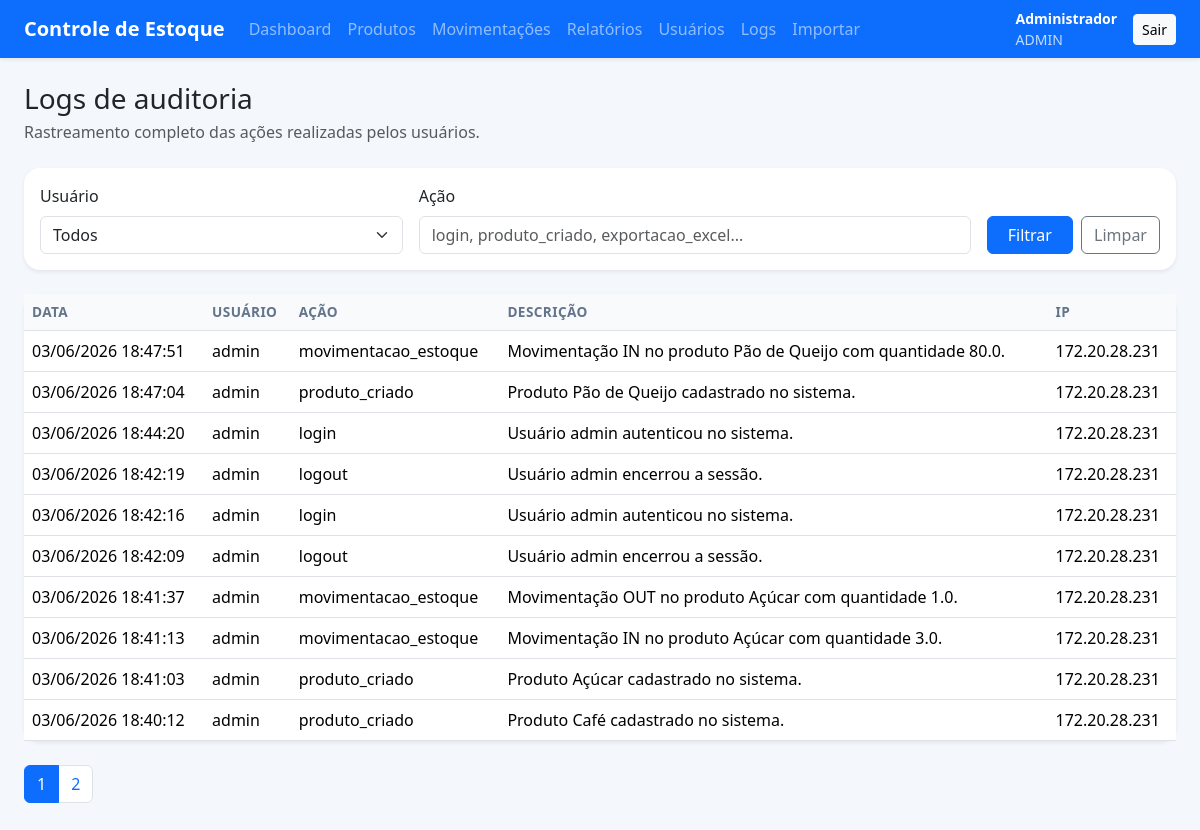
Screenshot of /logs (signed in) with the database file from the repository.
### app/models.py (models this page shows, shortened)
class User(UserMixin, db.Model):
    __tablename__ = "users"
    id = db.Column(db.Integer, primary_key=True)
    username = db.Column(db.String(80), unique=True, nullable=False, index=True)
    full_name = db.Column(db.String(120), nullable=False)
    password_hash = db.Column(db.String(255), nullable=False)
    role = db.Column(db.String(20), nullable=False, default="user", index=True)
    is_active_user = db.Column(db.Boolean, nullable=False, default=True)
    created_at = db.Column(db.DateTime, default=datetime.utcnow, nullable=False)
    last_login = db.Column(db.DateTime)
    movements = db.relationship("StockMovement", back_populates="user", lazy=True)
    logs = db.relationship("ActionLog", back_populates="user", lazy=True)
    @property
    def is_active(self):
        return self.is_active_user

class ActionLog(db.Model):
    __tablename__ = "action_logs"
    id = db.Column(db.Integer, primary_key=True)
    user_id = db.Column(db.Integer, db.ForeignKey("users.id"), nullable=True, index=True)
    action = db.Column(db.String(80), nullable=False, index=True)
    entity_type = db.Column(db.String(50))
    entity_id = db.Column(db.Integer)
    description = db.Column(db.Text, nullable=False)
    ip_address = db.Column(db.String(50))
    created_at = db.Column(db.DateTime, default=datetime.utcnow, nullable=False, index=True)
    user = db.relationship("User", back_populates="logs")

### app/routes.py (the view)
@main_bp.route("/logs")
@login_required
@admin_required
def logs_list():
    page = request.args.get("page", 1, type=int)
    user_id = request.args.get("user_id", "")
    action = request.args.get("action", "").strip()
    query = ActionLog.query.join(User, ActionLog.user_id == User.id, isouter=True)
    if user_id:
        query = query.filter(ActionLog.user_id == int(user_id))
    if action:
        query = query.filter(ActionLog.action.ilike(f"%{action}%"))
    pagination = query.order_by(ActionLog.created_at.desc()).paginate(
        page=page,
        per_page=current_app.config["ITEMS_PER_PAGE"],
        error_out=False,
    )
    return render_template(
        "logs.html",
        pagination=pagination,
        logs=pagination.items,
        users=User.query.order_by(User.username.asc()).all(),
        selected_user_id=user_id,
        action=action,
    )

### app/models.py (called while the page is built)
@login_manager.user_loader
def load_user(user_id):
    return User.query.get(int(user_id))

### templates/logs.html (shortened to what this page needs)
{% extends 'base.html' %}
{% block content %}
<div class="d-flex flex-wrap justify-content-between align-items-center mb-4 gap-3">
    <div>
        <h1 class="h3 mb-1">Logs de auditoria</h1>
        <p class="text-muted mb-0">Rastreamento completo das ações realizadas pelos usuários.</p>
    </div>
</div>
<div class="card border-0 shadow-sm mb-4">
    <div class="card-body">
        <form method="get" class="row g-3">
            <div class="col-md-4">
                <label class="form-label">Usuário</label>
                <select class="form-select" name="user_id">
                    <option value="">Todos</option>
                </select>
            </div>
            <div class="col-md-6">
                <label class="form-label">Ação</label>
                <input class="form-control" name="action" value="{{ action }}" placeholder="login, produto_criado, exportacao_excel...">
            </div>
            <div class="col-md-2 d-flex align-items-end gap-2">
                <button class="btn btn-primary flex-grow-1">Filtrar</button>
                <a class="btn btn-outline-secondary" href="{{ url_for('main.logs_list') }}">Limpar</a>
            </div>
        </form>
    </div>
</div>
<div class="card border-0 shadow-sm">
    <div class="table-responsive">
        <table class="table align-middle mb-0">
            <thead>
                <tr>
                    <th>Data</th>
                    <th>Usuário</th>
                    <th>Ação</th>
                    <th>Descrição</th>
                    <th>IP</th>
                </tr>
            </thead>
            <tbody>
                {% for log in logs %}
                <tr>
                    <td>{{ log.created_at.strftime('%d/%m/%Y %H:%M:%S') }}</td>
                    <td>{{ log.user.username if log.user else 'Sistema' }}</td>
                    <td>{{ log.action }}</td>
                    <td>{{ log.description }}</td>
                    <td>{{ log.ip_address or '-' }}</td>
                </tr>
                {% else %}
                <tr><td colspan="5" class="text-center text-muted py-4">Nenhum log encontrado.</td></tr>
                {% endfor %}
            </tbody>
        </table>
    </div>
</div>
{% if pagination.pages > 1 %}
<nav class="mt-4">
    <ul class="pagination">
        {% for p in pagination.iter_pages(left_edge=1, left_current=2, right_current=2, right_edge=1) %}
            {% if p %}
            <li class="page-item {% if p == pagination.page %}active{% endif %}"><a class="page-link" href="{{ url_for('main.logs_list', page=p, user_id=selected_user_id, action=action) }}">{{ p }}</a></li>
            {% else %}
            <li class="page-item disabled"><span class="page-link">…</span></li>
            {% endif %}
        {% endfor %}
    </ul>
</nav>
{% endif %}
{% endblock %}

### templates/base.html (shortened to what this page needs)
<!doctype html>
<html lang="pt-BR">
<head>
    <link href="https://cdn.jsdelivr.net/npm/bootstrap@5.3.3/dist/css/bootstrap.min.css" rel="stylesheet">
    <link href="https://cdn.jsdelivr.net/npm/bootstrap-icons@1.11.3/font/bootstrap-icons.css" rel="stylesheet">
    <link href="{{ url_for('static', filename='style.css') }}" rel="stylesheet">
</head>
<body>
<nav class="navbar navbar-expand-lg navbar-dark bg-primary shadow-sm">
    <div class="container-fluid px-4">
        <a class="navbar-brand fw-semibold" href="{{ url_for('main.dashboard') }}">{{ app_name }}</a>
        {% if current_user.is_authenticated %}
        <div class="collapse navbar-collapse" id="menu">
            <ul class="navbar-nav me-auto mb-2 mb-lg-0">
                <li class="nav-item"><a class="nav-link" href="{{ url_for('main.dashboard') }}">Dashboard</a></li>
                <li class="nav-item"><a class="nav-link" href="{{ url_for('main.products_list') }}">Produtos</a></li>
                <li class="nav-item"><a class="nav-link" href="{{ url_for('main.movements_list') }}">Movimentações</a></li>
                <li class="nav-item"><a class="nav-link" href="{{ url_for('main.reports') }}">Relatórios</a></li>
                {% if current_user.role == 'admin' %}
                <li class="nav-item"><a class="nav-link" href="{{ url_for('main.users_list') }}">Usuários</a></li>
                <li class="nav-item"><a class="nav-link" href="{{ url_for('main.logs_list') }}">Logs</a></li>
                <li class="nav-item"><a class="nav-link" href="{{ url_for('main.import_products') }}">Importar</a></li>
                {% endif %}
            </ul>
            <div class="d-flex align-items-center gap-3 text-white small">
                <div>
                    <div class="fw-semibold">{{ current_user.full_name }}</div>
                    <div class="opacity-75">{{ current_user.role|upper }}</div>
                </div>
                <a class="btn btn-light btn-sm" href="{{ url_for('auth.logout') }}">Sair</a>
            </div>
        </div>
        {% endif %}
    </div>
</nav>
<main class="container-fluid px-4 py-4">
    {% block content %}{% endblock %}
</main>
</body>
</html>

### static/style.css (style rules this page uses)
body { background: #f4f7fb; }
.card { border-radius: 1rem; }
.table thead th { background: #f8fafc; font-size: 0.85rem; text-transform: uppercase; letter-spacing: 0.03em; color: #64748b; }

### rows the page displays
User: full_name "Administrador", role "ADMIN"
ActionLog: created_at "03/06/2026 18:47:51", user "admin", action "movimentacao_estoque", description "Movimentação IN no produto Pão de Queijo com quantidade 80.0.", ip_address "172.20.28.231"
ActionLog: created_at "03/06/2026 18:47:04", user "admin", action "produto_criado", description "Produto Pão de Queijo cadastrado no sistema.", ip_address "172.20.28.231"
ActionLog: created_at "03/06/2026 18:44:20", user "admin", action "login", description "Usuário admin autenticou no sistema.", ip_address "172.20.28.231"
ActionLog: created_at "03/06/2026 18:42:19", user "admin", action "logout", description "Usuário admin encerrou a sessão.", ip_address "172.20.28.231"
ActionLog: created_at "03/06/2026 18:42:16", user "admin", action "login", description "Usuário admin autenticou no sistema.", ip_address "172.20.28.231"
ActionLog: created_at "03/06/2026 18:42:09", user "admin", action "logout", description "Usuário admin encerrou a sessão.", ip_address "172.20.28.231"
ActionLog: created_at "03/06/2026 18:41:37", user "admin", action "movimentacao_estoque", description "Movimentação OUT no produto Açúcar com quantidade 1.0.", ip_address "172.20.28.231"
ActionLog: created_at "03/06/2026 18:41:13", user "admin", action "movimentacao_estoque", description "Movimentação IN no produto Açúcar com quantidade 3.0.", ip_address "172.20.28.231"
ActionLog: created_at "03/06/2026 18:41:03", user "admin", action "produto_criado", description "Produto Açúcar cadastrado no sistema.", ip_address "172.20.28.231"
ActionLog: created_at "03/06/2026 18:40:12", user "admin", action "produto_criado", description "Produto Café cadastrado no sistema.", ip_address "172.20.28.231"

### other values shown
{{ app_name }} "Controle de Estoque"
{{ p }} "1" "2"
